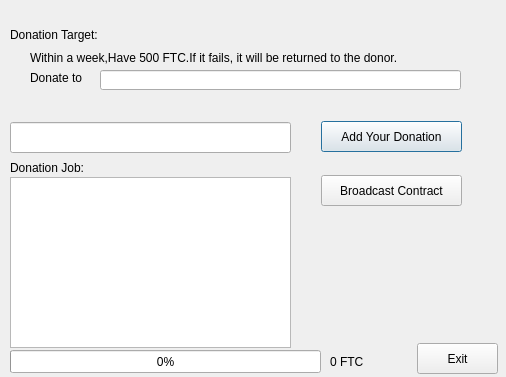
<?xml version="1.0" encoding="UTF-8"?>
<ui version="4.0">
 <class>DebugDialog</class>
 <widget class="QDialog" name="DebugDialog">
  <property name="geometry">
   <rect>
    <x>0</x>
    <y>0</y>
    <width>506</width>
    <height>377</height>
   </rect>
  </property>
  <property name="windowTitle">
   <string>Smart Contract (Donation Dialog)</string>
  </property>
  <widget class="QPushButton" name="AddTransBtn">
   <property name="geometry">
    <rect>
     <x>321</x>
     <y>121</y>
     <width>141</width>
     <height>31</height>
    </rect>
   </property>
   <property name="text">
    <string>Add Your Donation</string>
   </property>
   <property name="icon">
    <iconset resource="../bitcoin.qrc">
     <normaloff>:/icons/sx</normaloff>:/icons/sx</iconset>
   </property>
  </widget>
  <widget class="QDialogButtonBox" name="buttonBox">
   <property name="geometry">
    <rect>
     <x>610</x>
     <y>415</y>
     <width>81</width>
     <height>26</height>
    </rect>
   </property>
   <property name="standardButtons">
    <set>QDialogButtonBox::NoButton</set>
   </property>
   <property name="centerButtons">
    <bool>true</bool>
   </property>
  </widget>
  <widget class="QLabel" name="label">
   <property name="geometry">
    <rect>
     <x>10</x>
     <y>27</y>
     <width>151</width>
     <height>16</height>
    </rect>
   </property>
   <property name="text">
    <string>Donation Target:</string>
   </property>
  </widget>
  <widget class="QPushButton" name="exitButton">
   <property name="geometry">
    <rect>
     <x>417</x>
     <y>343</y>
     <width>81</width>
     <height>31</height>
    </rect>
   </property>
   <property name="maximumSize">
    <size>
     <width>16777215</width>
     <height>16177186</height>
    </size>
   </property>
   <property name="text">
    <string>Exit</string>
   </property>
   <property name="icon">
    <iconset resource="../bitcoin.qrc">
     <normaloff>:/icons/quit</normaloff>:/icons/quit</iconset>
   </property>
  </widget>
  <widget class="QProgressBar" name="progressBar">
   <property name="geometry">
    <rect>
     <x>10</x>
     <y>350</y>
     <width>311</width>
     <height>23</height>
    </rect>
   </property>
   <property name="value">
    <number>0</number>
   </property>
  </widget>
  <widget class="QLabel" name="label_3">
   <property name="geometry">
    <rect>
     <x>30</x>
     <y>50</y>
     <width>451</width>
     <height>16</height>
    </rect>
   </property>
   <property name="text">
    <string>Within a week,Have 500 FTC.If it fails, it will be returned to the donor.</string>
   </property>
  </widget>
  <widget class="QListView" name="listView">
   <property name="geometry">
    <rect>
     <x>10</x>
     <y>177</y>
     <width>281</width>
     <height>171</height>
    </rect>
   </property>
  </widget>
  <widget class="QLineEdit" name="codeCoins">
   <property name="geometry">
    <rect>
     <x>10</x>
     <y>122</y>
     <width>281</width>
     <height>31</height>
    </rect>
   </property>
  </widget>
  <widget class="QPushButton" name="BroadcastBtn">
   <property name="geometry">
    <rect>
     <x>321</x>
     <y>175</y>
     <width>141</width>
     <height>31</height>
    </rect>
   </property>
   <property name="text">
    <string>Broadcast Contract</string>
   </property>
   <property name="icon">
    <iconset resource="../bitcoin.qrc">
     <normaloff>:/icons/transaction_5</normaloff>:/icons/transaction_5</iconset>
   </property>
  </widget>
  <widget class="QLabel" name="label_2">
   <property name="geometry">
    <rect>
     <x>10</x>
     <y>160</y>
     <width>151</width>
     <height>16</height>
    </rect>
   </property>
   <property name="text">
    <string>Donation Job:</string>
   </property>
  </widget>
  <widget class="QLabel" name="totalLabel">
   <property name="geometry">
    <rect>
     <x>330</x>
     <y>354</y>
     <width>71</width>
     <height>16</height>
    </rect>
   </property>
   <property name="text">
    <string>0 FTC</string>
   </property>
  </widget>
  <widget class="QLineEdit" name="targetLine">
   <property name="geometry">
    <rect>
     <x>100</x>
     <y>70</y>
     <width>361</width>
     <height>20</height>
    </rect>
   </property>
  </widget>
  <widget class="QLabel" name="label_4">
   <property name="geometry">
    <rect>
     <x>30</x>
     <y>70</y>
     <width>71</width>
     <height>16</height>
    </rect>
   </property>
   <property name="text">
    <string>Donate to</string>
   </property>
  </widget>
 </widget>
 <resources>
  <include location="../bitcoin.qrc"/>
 </resources>
 <connections/>
</ui>
